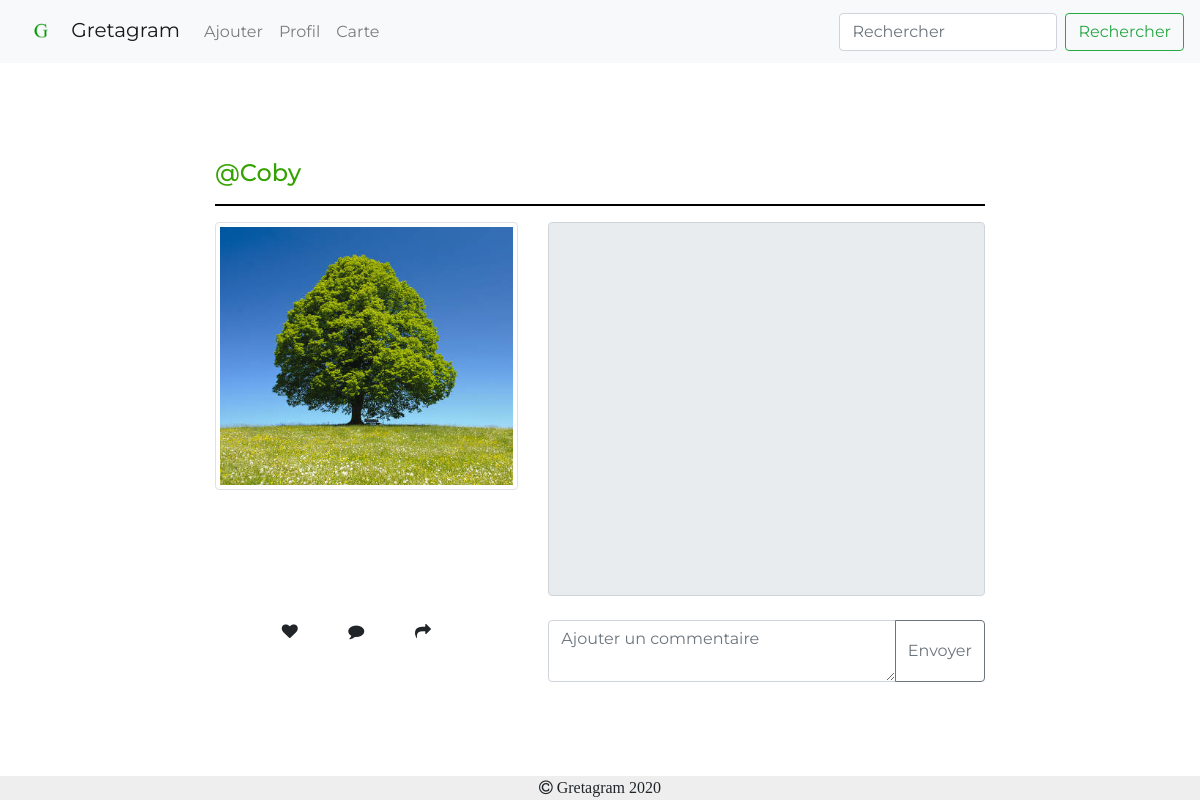
The page /Gretagram/post.php?id=defaut&post=img/tilleul-arbre.jpg on the database as committed earlier.
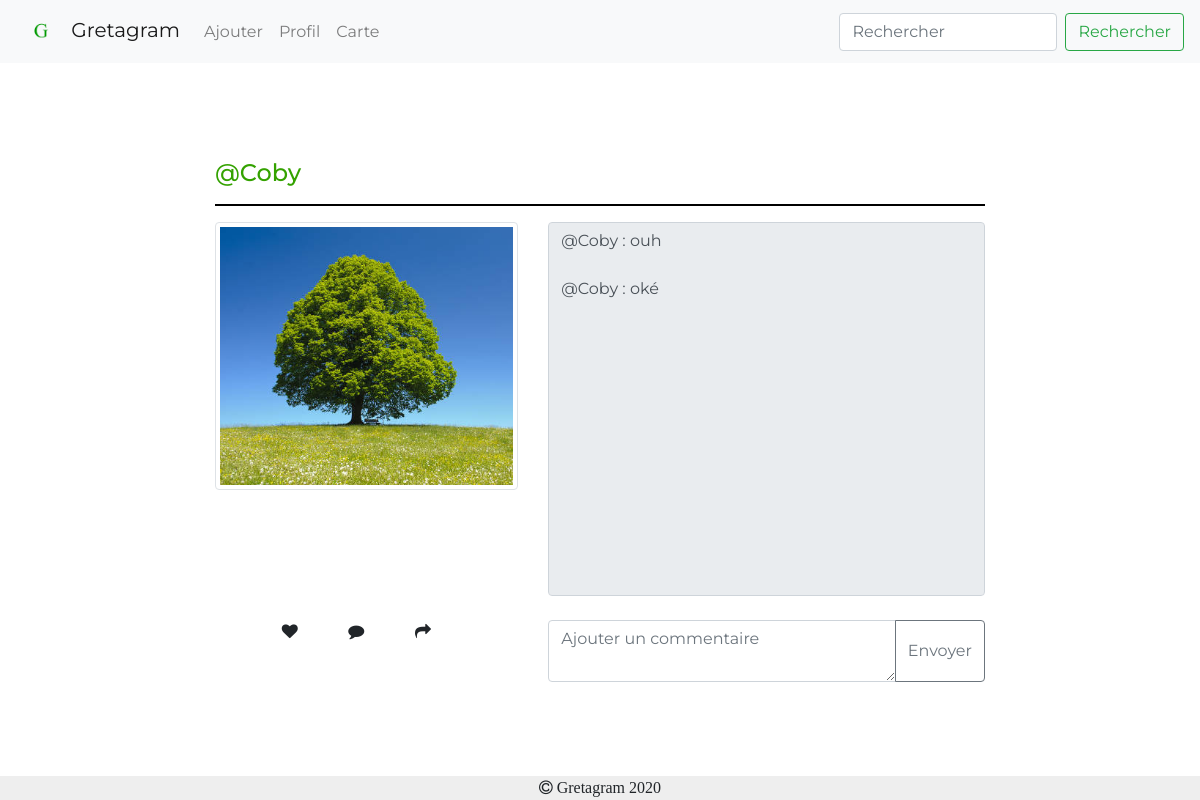
The same page on the database as committed later.
### tables this page shows
CREATE TABLE IF NOT EXISTS `publication` (
  `id` int(11) NOT NULL AUTO_INCREMENT,
  `nblike` int(100) DEFAULT '0',
  `titre` varchar(100) DEFAULT NULL,
  `description` varchar(100) DEFAULT NULL,
  `user` varchar(100) DEFAULT NULL,
  `photo` varchar(100) DEFAULT NULL,
  PRIMARY KEY (`id`)
);

CREATE TABLE IF NOT EXISTS `commentaire` (
  `message` varchar(100) DEFAULT NULL,
  `user` varchar(100) NOT NULL,
  `publication` varchar(100) NOT NULL,
  `date` datetime NOT NULL DEFAULT CURRENT_TIMESTAMP,
  PRIMARY KEY (`date`)
);

### Gretagram/post.php (the view, shortened to what this page needs)
<!DOCTYPE html>
<html>
<head>
    <link href="https://stackpath.bootstrapcdn.com/font-awesome/4.7.0/css/font-awesome.min.css" rel="stylesheet">
    <link rel="stylesheet" href="https://stackpath.bootstrapcdn.com/bootstrap/4.4.1/css/bootstrap.min.css">
    <link rel="stylesheet" href="css/style.css">
    <?php
    include("include/connect.inc.php");
    ?>
</head>
<body>
    <nav class="navbar navbar-expand-lg navbar-light bg-light">
        <a class="navbar-brand" href="index.php">
            <img src="img/G.png" alt="Logo" style="width:50px;">
            Gretagram</a>
        <div class="collapse navbar-collapse" id="navbarToggler">
            <ul class="navbar-nav mr-auto mt-2 mt-lg-0">
                <li class="nav-item">
                    <a class="nav-link" href="ajouter.php">Ajouter</a>
                </li>
                <li class="nav-item">
                    <a class="nav-link" href="profil.php">Profil</a>
                </li>
                <li class="nav-item">
                    <a class="nav-link" href="carte.php">Carte</a>
                </li>
            </ul>
            <form class="form-inline my-2 my-lg-0">
                <input class="form-control mr-sm-2" type="search" placeholder="Rechercher">
                <button class="btn btn-outline-success my-2 my-sm-0" type="submit">Rechercher</button>
            </form>
        </div>
    </nav>
    <br>
    <br>
    <br>
    <br>
<?php
$param = $_GET['post'];
$requetePost = "Select * FROM publication where photo = "."'".$param."'".";";
$prequetePost = $conn->prepare($requetePost);
$prequetePost->execute();
while ($dataPost = $prequetePost->fetch()) {
    $photo = $dataPost['photo'];
    $nom = $dataPost['user'];
echo '
    <div class="container-fluid">
        <div class="row">
            <div class="col-md-2"></div>
            <div class="col-md-8">
               <h4><a href="profil.php?nom='.$nom.'" style="color:#34A200">@'.$nom.'</a></h4>
                <hr style="width: 100%; color: black; height: 1px; background-color:black;">
                <div class="row">
                    <div class="col-md-5">
                        <img src='.$photo.' alt="arbre" class=" img-thumbnail responsive">
                    </div>
';
}
?>
                   <div class="col-md-7">
                <textarea readonly style="resize: none" class="form-control" rows="15" >
<?php
$param = $_GET['post'];
$requetePost = "Select * FROM commentaire where publication = "."'".$param."'".";";
$prequetePost = $conn->prepare($requetePost);
$prequetePost->execute();
while ($dataPost = $prequetePost->fetch()) {
    $comm = $dataPost['message'];
    $nom = $dataPost['user'];
    $date = $dataPost['date'];
            echo '@'.$nom.' : '.$comm."&#013;&#010 &#013;&#010";
}
?>
</textarea>
                   </div>
                </div>
                <br>
                <div class="row">
                    <div class="col-md-1"></div>
                    <div class="col-md-1">
                        <i class="fa fa-heart"></i>
                    </div>
                    <div class="col-md-1">
                        <i class="fa fa-comment"></i>
                    </div>
                    <div class="col-md-1">
                        <i class="fa fa-share"></i>
                    </div>
                    <div class="col-md-1"></div>
                    <div class="col-md-7">
                    <form method="post"  enctype="multipart/form-data"  >
                        <div class="input-group mb-3">
                            <textarea  name="newComm" class="form-control" placeholder="Ajouter un commentaire" aria-label="Recipient'."'".'s username" aria-describedby="basic-addon2"></textarea>
                            <div class="input-group-append">
                            <input type="submit" class="btn btn-outline-secondary" name="submit_commentaire"  value="Envoyer">
                            </div>
                        </div>
                        </form>
                    </div>
                </div>
            </div>
        </div>
        <br>
        <footer class="containe-fluid footer">
            <i class="fa fa-copyright"> Gretagram 2020</i>
        </footer>
</body>
</html>

### Gretagram/css/style.css (style rules this page uses)
body, html { padding: 0; margin: 0; }
body { font-family: 'Montserrat', sans-serif; }
.footer { position: fixed; left: 0; bottom: 0; width: 100%; background-color: #EEEEEE; text-align: center; }
.responsive { width: 100%; height: auto; }

Rows that differ between the two databases and show on the page:
added commentaire: user+message "@Coby : ouh @Coby : oké"
